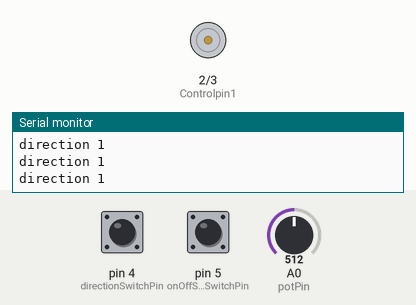
Bench run of a sketch on a simulated Arduino Uno, built with avr-gcc and run on an emulated ATmega328P. Parts: motor-driver pin pairs drawn as motors (green arrow = first pin HIGH = forward, orange = second pin HIGH = backward, longer = more drive, scaled by the enable pin), the last lines printed to the serial monitor. Inputs (shaded band) come from the test bench; at power-on: pin 4 (directionSwitchPin) LOW, pin 5 (onOffSwitchStateSwitchPin) LOW, A0 (potPin) = 512.

Above: at 1.2 s.
1.3 s: pin 4 (directionSwitchPin) pulled HIGH for 0.15 s
2.9 s: pin 5 (onOffSwitchStateSwitchPin) pulled HIGH for 0.15 s
At 4.1 s:
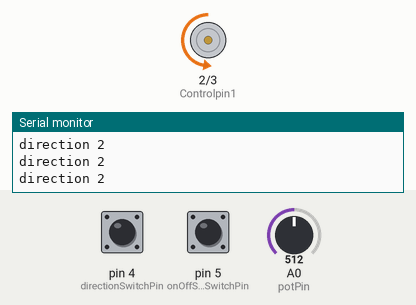
4.5 s: A0 (potPin) set to 716
At 5.6 s:
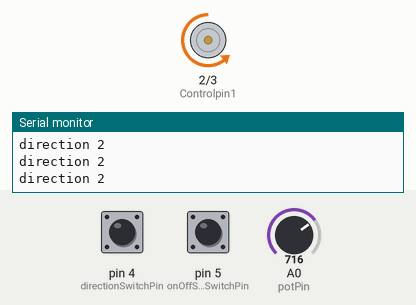
6.0 s: A0 (potPin) set to 900
At 6.7 s:
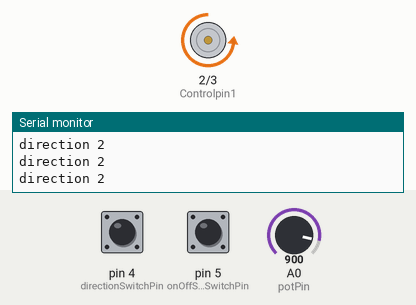
7.5 s: pin 4 (directionSwitchPin) pulled HIGH for 1 s
At 7.9 s:
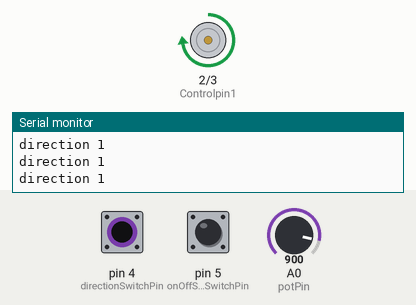
10.0 s: A0 (potPin) set to 511
At 11.1 s:
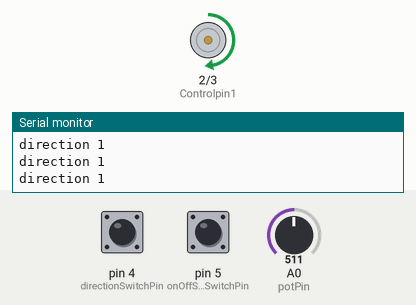
Timing chart, 0 to 12.5 s (numbered marks = the images above; inputs shaded):
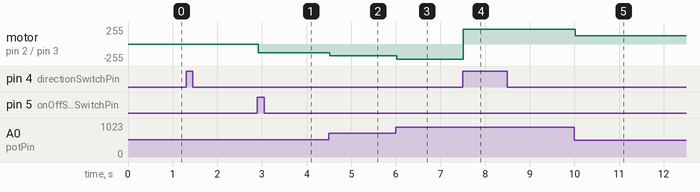

The sketch:

Zoetrope.ino
```cpp
const int Controlpin1 = 2;
const int Controlpin2 = 3;
const int enablePin = 9;
const int directionSwitchPin = 4;
const int onOffSwitchStateSwitchPin = 5;
const int potPin = A0;

int onOffSwitchState = 0;
int previousOnOffSwitchState = 0;
int directionSwitchState = 0;
int previousDirectionSwitchState = 0;


int motorEnabled = 0;
int motorSpeed = 0;
int motorDirection  = 1;


void setup() {
  // put your setup code here, to run once:
pinMode(directionSwitchPin, INPUT);
pinMode(onOffSwitchStateSwitchPin, INPUT);
pinMode(Controlpin1, OUTPUT);
pinMode(Controlpin2, OUTPUT);
pinMode(enablePin, OUTPUT);


Serial.begin(9600);

digitalWrite(enablePin, LOW);
}

void loop() {
  // put your main code here, to run repeatedly:
onOffSwitchState = digitalRead(onOffSwitchStateSwitchPin);
delay(1);
directionSwitchState = digitalRead(directionSwitchPin);
motorSpeed = analogRead(potPin)/4;


if(onOffSwitchState != previousOnOffSwitchState) {
  if (onOffSwitchState == HIGH) {
    motorEnabled = !motorEnabled;
    //S//erial.println("motor enabled");
    }
  }
if(directionSwitchState != previousDirectionSwitchState) {
  if (directionSwitchState == HIGH) {
    motorDirection = !motorDirection ;
    //Serial.println("direction enabled");

    }
}
if (motorDirection == 1){
  digitalWrite(Controlpin1, HIGH);
  digitalWrite(Controlpin2, LOW);
  Serial.println("direction 1 ");

}
else {
  digitalWrite(Controlpin1, LOW);
  digitalWrite(Controlpin2, HIGH);
  Serial.println("direction 2 ");

 }
if(motorEnabled == 1){
  analogWrite(enablePin, motorSpeed);
  //Serial.println("motor enabled");

}
else {
  analogWrite(enablePin, 0);

  }
 previousDirectionSwitchState = directionSwitchState;
 previousOnOffSwitchState = onOffSwitchState;
}
```

Measured:
- after the input at 2.9 s, motor on pin 2 (Controlpin1) / pin 3 (Controlpin2): stopped → backward 128/255 at once
- after the input at 4.5 s, motor on pin 2 (Controlpin1) / pin 3 (Controlpin2): backward 128/255 → backward 179/255 at once
- after the input at 6.0 s, motor on pin 2 (Controlpin1) / pin 3 (Controlpin2): backward 179/255 → backward 225/255 at once
- after the input at 7.5 s, motor on pin 2 (Controlpin1) / pin 3 (Controlpin2): backward 225/255 → forward 225/255 at once
- after the input at 10.0 s, motor on pin 2 (Controlpin1) / pin 3 (Controlpin2): forward 225/255 → forward 127/255 at once
